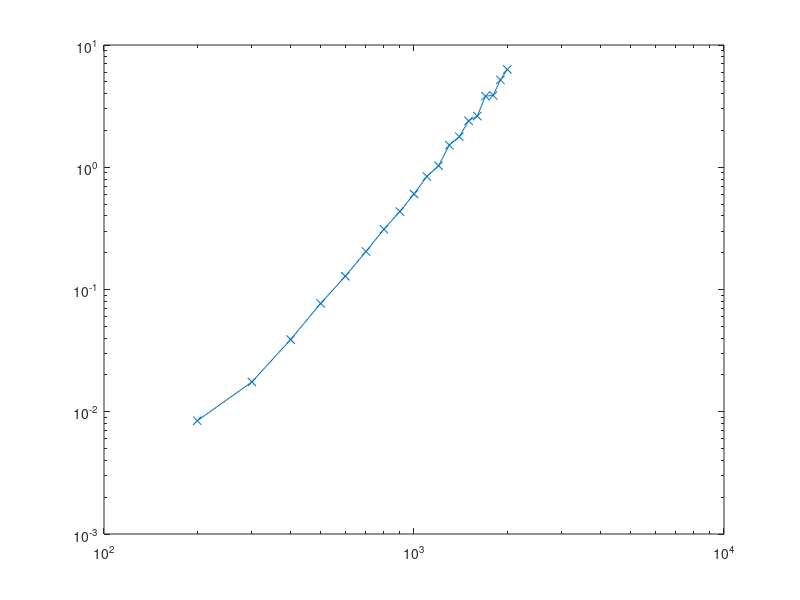

Recreate this plot in MATLAB.
%% SVD performance

clear all
%ns=[500, 1000];
ns=[200:100:2000];
s=size(ns,2);
times=zeros(s,1);
for j=1:s
    A=rand(ns(j));
    tic;
    svd(A);
    times(j)=toc;
end

exponents=zeros(s-1,1);

for j = 1:s-1
    exponents(j)=log(times(j+1)/times(j))/log(ns(j+1)/ns(j));
end

exponents

loglog(ns,times,'x-')

fprintf('\n The average order is %f \n', mean(exponents))